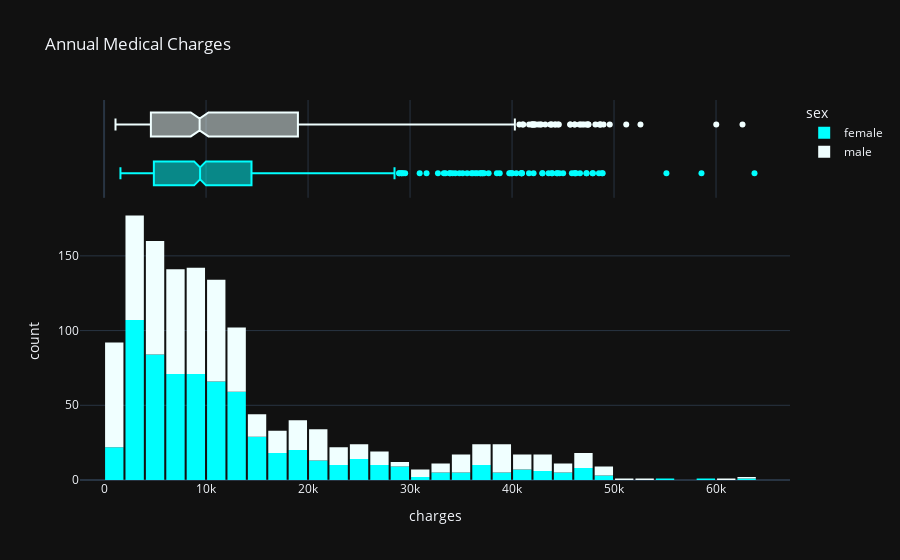

Notebook cell for this chart:
### Markdown cell above
### Charges in connection with sex

### Code cell
fig = px.histogram(medical_df,
                   x='charges',
                   marginal='box',
                   color='sex',
                   color_discrete_sequence=['aqua', 'azure'],
                   title='Annual Medical Charges')
fig.update_layout(bargap = 0.1)
fig.show()

### Figure 1 — Plotly figure (JSON) as saved in the notebook; plotly's stock layout.template omitted (floating-point values rounded to 4 significant figures; data arrays with more than 128 entries replaced by an {"elided": "..."} marker saying what was removed)
{"data": [{"alignmentgroup": "True", "bingroup": "x", "hovertemplate": "sex=female<br>charges=%{x}<br>count=%{y}<extra></extra>", "legendgroup": "female", "marker": {"color": "aqua", "pattern": {"shape": ""}}, "name": "female", "offsetgroup": "female", "orientation": "v", "showlegend": true, "x": {"elided": "662 float values"}, "xaxis": "x", "yaxis": "y", "type": "histogram"}, {"alignmentgroup": "True", "hovertemplate": "sex=female<br>charges=%{x}<extra></extra>", "legendgroup": "female", "marker": {"color": "aqua"}, "name": "female", "notched": true, "offsetgroup": "female", "showlegend": false, "x": {"elided": "662 float values"}, "xaxis": "x2", "yaxis": "y2", "type": "box"}, {"alignmentgroup": "True", "bingroup": "x", "hovertemplate": "sex=male<br>charges=%{x}<br>count=%{y}<extra></extra>", "legendgroup": "male", "marker": {"color": "azure", "pattern": {"shape": ""}}, "name": "male", "offsetgroup": "male", "orientation": "v", "showlegend": true, "x": {"elided": "676 float values"}, "xaxis": "x", "yaxis": "y", "type": "histogram"}, {"alignmentgroup": "True", "hovertemplate": "sex=male<br>charges=%{x}<extra></extra>", "legendgroup": "male", "marker": {"color": "azure"}, "name": "male", "notched": true, "offsetgroup": "male", "showlegend": false, "x": {"elided": "676 float values"}, "xaxis": "x2", "yaxis": "y2", "type": "box"}], "layout": {"xaxis": {"anchor": "y", "domain": [0.0, 1.0], "title": {"text": "charges"}}, "yaxis": {"anchor": "x", "domain": [0.0, 0.7326], "title": {"text": "count"}}, "xaxis2": {"anchor": "y2", "domain": [0.0, 1.0], "matches": "x", "showticklabels": false, "showgrid": true}, "yaxis2": {"anchor": "x2", "domain": [0.7426, 1.0], "matches": "y2", "showticklabels": false, "showline": false, "ticks": "", "showgrid": false}, "legend": {"title": {"text": "sex"}, "tracegroupgap": 0}, "title": {"text": "Annual Medical Charges"}, "barmode": "relative", "bargap": 0.1}}
